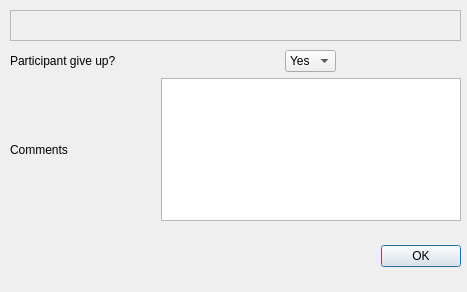
<?xml version="1.0" encoding="UTF-8"?>
<ui version="4.0">
 <class>DialogTaskFinished</class>
 <widget class="QDialog" name="DialogTaskFinished">
  <property name="geometry">
   <rect>
    <x>0</x>
    <y>0</y>
    <width>467</width>
    <height>292</height>
   </rect>
  </property>
  <property name="windowTitle">
   <string>Dialog</string>
  </property>
  <widget class="QDialogButtonBox" name="buttonBox">
   <property name="geometry">
    <rect>
     <x>370</x>
     <y>240</y>
     <width>91</width>
     <height>32</height>
    </rect>
   </property>
   <property name="orientation">
    <enum>Qt::Horizontal</enum>
   </property>
   <property name="standardButtons">
    <set>QDialogButtonBox::Ok</set>
   </property>
  </widget>
  <widget class="QWidget" name="gridLayoutWidget">
   <property name="geometry">
    <rect>
     <x>10</x>
     <y>50</y>
     <width>451</width>
     <height>171</height>
    </rect>
   </property>
   <layout class="QGridLayout" name="gridLayout">
    <property name="sizeConstraint">
     <enum>QLayout::SetMinimumSize</enum>
    </property>
    <item row="0" column="0" alignment="Qt::AlignLeft">
     <widget class="QLabel" name="label">
      <property name="text">
       <string>Participant give up?</string>
      </property>
     </widget>
    </item>
    <item row="1" column="0" alignment="Qt::AlignLeft">
     <widget class="QLabel" name="label_2">
      <property name="text">
       <string>Comments</string>
      </property>
     </widget>
    </item>
    <item row="0" column="1" alignment="Qt::AlignHCenter">
     <widget class="QComboBox" name="comboBox">
      <property name="maximumSize">
       <size>
        <width>70</width>
        <height>16777215</height>
       </size>
      </property>
      <property name="currentText">
       <string>No</string>
      </property>
      <item>
       <property name="text">
        <string>Yes</string>
       </property>
      </item>
      <item>
       <property name="text">
        <string>No</string>
       </property>
      </item>
     </widget>
    </item>
    <item row="1" column="1">
     <widget class="QTextEdit" name="comments">
      <property name="maximumSize">
       <size>
        <width>300</width>
        <height>16777215</height>
       </size>
      </property>
     </widget>
    </item>
   </layout>
  </widget>
  <widget class="QFrame" name="frameTaskName">
   <property name="geometry">
    <rect>
     <x>10</x>
     <y>10</y>
     <width>451</width>
     <height>31</height>
    </rect>
   </property>
   <property name="frameShape">
    <enum>QFrame::StyledPanel</enum>
   </property>
   <property name="frameShadow">
    <enum>QFrame::Raised</enum>
   </property>
   <widget class="QLabel" name="taskNameLabel">
    <property name="geometry">
     <rect>
      <x>10</x>
      <y>8</y>
      <width>441</width>
      <height>17</height>
     </rect>
    </property>
    <property name="text">
     <string/>
    </property>
   </widget>
  </widget>
 </widget>
 <resources/>
 <connections>
  <connection>
   <sender>buttonBox</sender>
   <signal>accepted()</signal>
   <receiver>DialogTaskFinished</receiver>
   <slot>accept()</slot>
   <hints>
    <hint type="sourcelabel">
     <x>248</x>
     <y>254</y>
    </hint>
    <hint type="destinationlabel">
     <x>157</x>
     <y>274</y>
    </hint>
   </hints>
  </connection>
  <connection>
   <sender>buttonBox</sender>
   <signal>rejected()</signal>
   <receiver>DialogTaskFinished</receiver>
   <slot>reject()</slot>
   <hints>
    <hint type="sourcelabel">
     <x>316</x>
     <y>260</y>
    </hint>
    <hint type="destinationlabel">
     <x>286</x>
     <y>274</y>
    </hint>
   </hints>
  </connection>
 </connections>
</ui>
